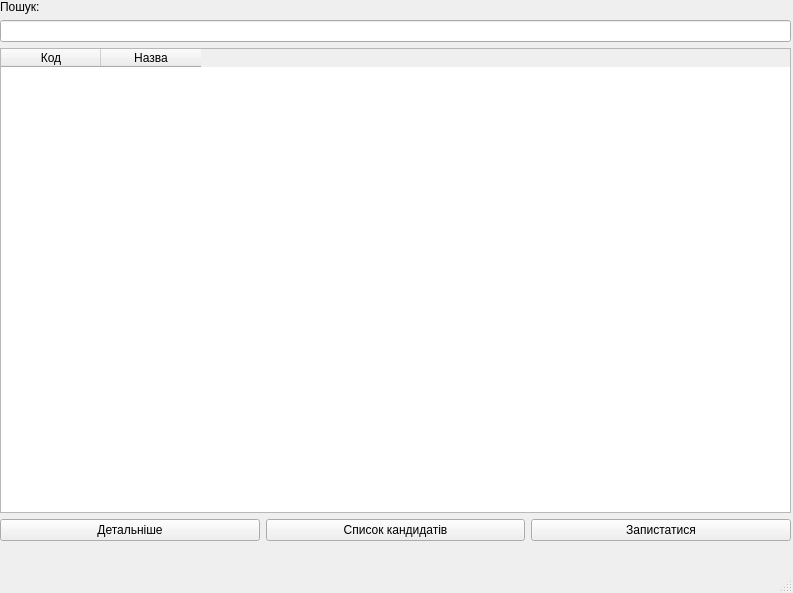
<?xml version="1.0" encoding="UTF-8"?>
<ui version="4.0">
 <class>MainWindow</class>
 <widget class="QMainWindow" name="MainWindow">
  <property name="geometry">
   <rect>
    <x>0</x>
    <y>0</y>
    <width>793</width>
    <height>593</height>
   </rect>
  </property>
  <property name="windowTitle">
   <string>MainWindow</string>
  </property>
  <widget class="QWidget" name="centralwidget">
   <widget class="QWidget" name="widget" native="true">
    <property name="geometry">
     <rect>
      <x>0</x>
      <y>0</y>
      <width>791</width>
      <height>541</height>
     </rect>
    </property>
    <widget class="QWidget" name="gridLayoutWidget">
     <property name="geometry">
      <rect>
       <x>0</x>
       <y>0</y>
       <width>791</width>
       <height>541</height>
      </rect>
     </property>
     <layout class="QGridLayout" name="gridLayout">
      <item row="2" column="0">
       <widget class="QTableWidget" name="tableWidget">
        <column>
         <property name="text">
          <string>Код</string>
         </property>
        </column>
        <column>
         <property name="text">
          <string>Назва</string>
         </property>
        </column>
       </widget>
      </item>
      <item row="0" column="0">
       <widget class="QLabel" name="label">
        <property name="text">
         <string>Пошук:</string>
        </property>
       </widget>
      </item>
      <item row="3" column="0">
       <layout class="QHBoxLayout" name="horizontalLayout">
        <item>
         <widget class="QPushButton" name="more">
          <property name="text">
           <string>Детальніше</string>
          </property>
         </widget>
        </item>
        <item>
         <widget class="QPushButton" name="students_list">
          <property name="text">
           <string>Список кандидатів</string>
          </property>
         </widget>
        </item>
        <item>
         <widget class="QPushButton" name="request">
          <property name="text">
           <string>Запистатися</string>
          </property>
         </widget>
        </item>
       </layout>
      </item>
      <item row="1" column="0">
       <widget class="QLineEdit" name="lineEdit"/>
      </item>
     </layout>
    </widget>
   </widget>
  </widget>
  <widget class="QMenuBar" name="menubar">
   <property name="geometry">
    <rect>
     <x>0</x>
     <y>0</y>
     <width>793</width>
     <height>26</height>
    </rect>
   </property>
  </widget>
  <widget class="QStatusBar" name="statusbar"/>
 </widget>
 <resources/>
 <connections/>
</ui>
